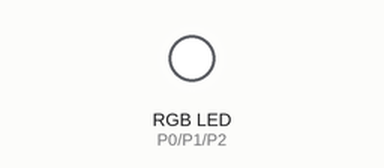
A program run on a simulated BBC micro:bit running MicroPython. Parts: an RGB LED mixed from three pins (HIGH = lit). Dim RGB values are drawn brighter than linear.

Above: at 0.05 s.
At 2.95 s:
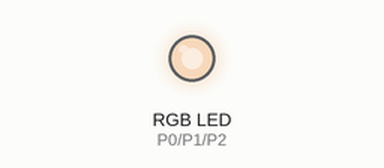
At 5.85 s:
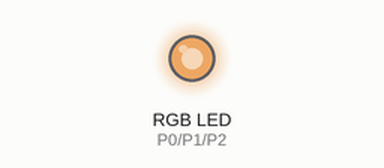
At 11.65 s:
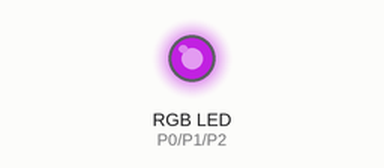
At 17.45 s:
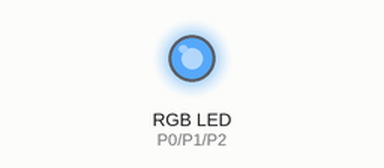
At 23.35 s:
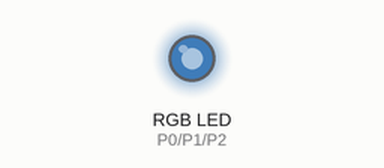
Timing chart, 0 to 33.3 s (numbered marks = the images above):
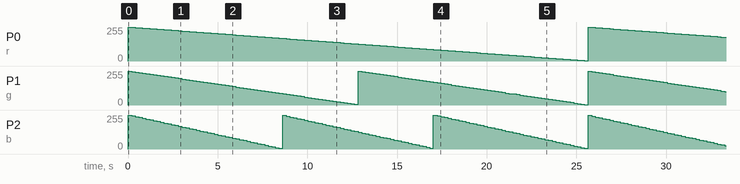

The program:

8_rgb_led_fade.py
```python
from microbit import *

r = pin0
g = pin1
b = pin2

r_speed = 1
g_speed = 2
b_speed = 3

while True:
    redVal = ((running_time() // 100) * r_speed) % 255
    greenVal = ((running_time() // 100) * g_speed) % 255
    blueVal = ((running_time() // 100) * b_speed) % 255

    r.write_analog(1023 - (redVal * 4))
    g.write_analog(1023 - (greenVal * 4))
    b.write_analog(1023 - (blueVal * 4))

    sleep(200)
```

Measured:
- by itself, P0 (r): ramps from 255/255 to 2/255 and jumps back, once every 25.6 s
- by itself, P1 (g): ramps from 255/255 to 2/255 and jumps back, once every 12.8 s
- by itself, P2 (b): ramps from 255/255 to 4/255 and jumps back, once every 8.5 s
